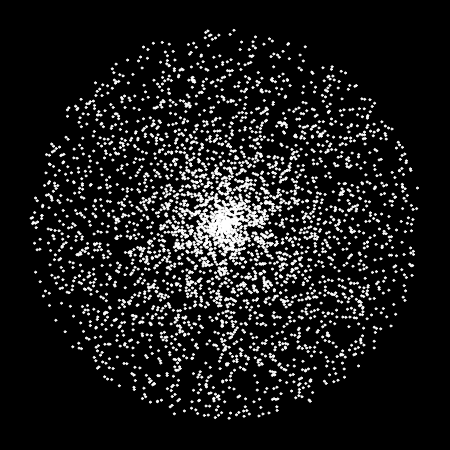
Frame 1 (no input)
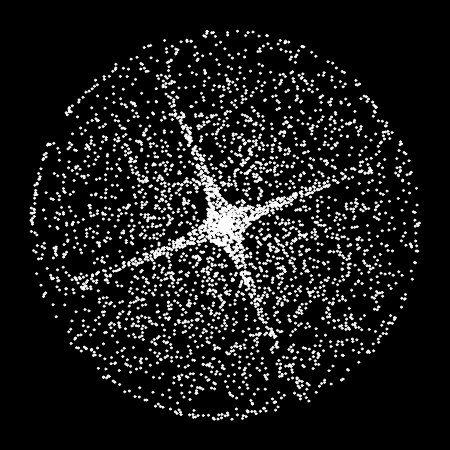
Frame 60 (no input)
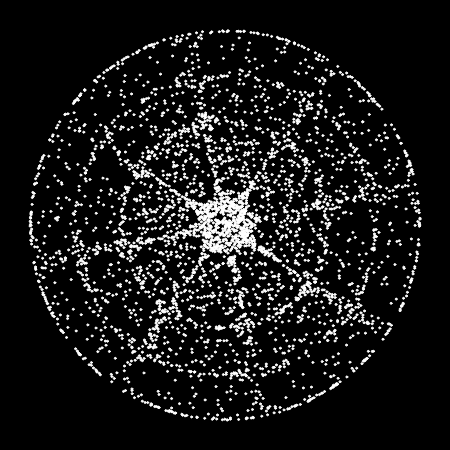
Frame 120 (the mouse pressed at the canvas centre since frame 60)

The p5.js sketch that drew these frames (run headless with seeded random() and noise() and a simulated clock; from frame 60 on, the mouse is pressed at the canvas centre):

// p5.js sketch
// ── sketch.js
/*

Chladni patterns in a Circular plate

Author: Juan Carlos Ponce Campuzano
Date: 20/Apr/2025
https://www.patreon.com/c/jcponce

For a circular plate with radius R the solution is given in terms of polar coordinates (r,theta) by

J_n(K * r) (C_1 * cos(n * theta) + C_2 * sin(n * theta))

Where J_n is the n'th order Bessel function. 
If the plate is fixed around the rim (eg: a
drum) then K = Z_{nm} / R, Z_{nm} is the 
m'th zero of the n'th order Bessel function. 
The term "Z_{nm} r / R" means the Bessel
function term goes to zero at the rim as
required by the constraint of the rim 
being fixed.

This simulation was made possible also 
thanks to Patt Vira's tutorial:
https://youtu.be/J-siGcsK2k8

And to Paul Bourke's article:
https://paulbourke.net/geometry/chladni/

Interaction: 
Press mouse to generate a new pattern

*/

let particles = [];
let num = 4000;
let n = 2; // angular mode
let m = 1; // radial mode
let R = 195; // radius of the circular plate
let threshold = 0.05;
let changePattern = false;
let firstRun = true;

let besselZeros = {
  0: [2.4048, 5.5201, 8.6537],
  1: [3.8317, 7.0156, 10.1735],
  2: [5.1356, 8.4172, 11.6198],
  3: [6.3802, 9.7610, 13.0152],
  4: [7.5883, 11.0647, 14.3725],
  5: [8.7715, 12.3386, 15.7002],
  6: [9.9361, 13.5893, 17.0038],
  7: [11.0864, 14.8213, 18.2883],
  8: [12.2251, 16.0378, 19.5576]
};

function setup() {
  createCanvas(450, 450);
  for (let i = 0; i < num; i++) {
    particles.push(new Particle());
  }
  
  cursor('pointer');
  //noCursor();
  
}

function draw() {
  background(0);

  if (changePattern && !firstRun) {
    randomPatterns();
    changePattern = false;
  }
  
  firstRun = false;

  for (let p of particles) {
    p.update();
    p.display();
  }
}

function mousePressed() {
  changePattern = true;
}

function randomPatterns() {
  let nOptions = Object.keys(besselZeros).map(k => int(k));
  n = random(nOptions);
  let mMax = besselZeros[n].length;
  m = floor(random(1, mMax + 1)); // 1-based

  changePattern = false;

  for (let p of particles) {
    p.velocity = p5.Vector.random2D().mult(random(2, 5));
  }
}

function besselJ(n, x) {
  let sum = 0;
  let kMax = 20;
  for (let k = 0; k < kMax; k++) {
    let num = Math.pow(-1, k) * Math.pow(x / 2, 2 * k + n);
    let denom = factorial(k) * factorial(k + n);
    sum += num / denom;
  }
  return sum;
}

function factorial(n) {
  if (n === 0 || n === 1) return 1;
  let result = 1;
  for (let i = 2; i <= n; i++) result *= i;
  return result;
}

function besselChladni(r, theta) {
  if (!besselZeros[n] || !besselZeros[n][m - 1]) return 0;

  let Znm = besselZeros[n][m - 1];
  let Kr = Znm * r / R;

  let radial = besselJ(n, Kr);
  let angular = cos(n * theta) + sin(n * theta); // choose any C1 and C2
  return radial * angular;
}



// ── particle.js
class Particle {
  constructor() {
    this.position = p5.Vector.random2D().mult(random(R)).add(width / 2, height / 2);
    this.velocity = p5.Vector.random2D();
    this.acceleration = createVector();
    this.maxSpeed = 2;
    this.maxForce = 0.1;
  }

  edges() {
    let d = dist(this.position.x, this.position.y, width / 2, height / 2);
    if (d > R) {
      let dir = p5.Vector.sub(this.position, createVector(width / 2, height / 2)).normalize().mult(R - 1);
      this.position = createVector(width / 2, height / 2).add(dir);
    }
  }

  seek() {
    let dx = this.position.x - width / 2;
    let dy = this.position.y - height / 2;
    let r = sqrt(dx * dx + dy * dy);
    let theta = atan2(dy, dx);
    let val = besselChladni(r, theta);

    let target = this.position.copy();
    if (abs(val) > threshold) {
      target.x += random(-3, 3);
      target.y += random(-3, 3);
    }

    let desired = p5.Vector.sub(target, this.position).setMag(this.maxSpeed);
    let steering = p5.Vector.sub(desired, this.velocity).limit(this.maxForce);
    return steering;
  }

  update() {
    this.edges();
    this.acceleration.add(this.seek());
    this.velocity.add(this.acceleration).limit(this.maxSpeed);
    this.position.add(this.velocity);
    this.acceleration.mult(0);
  }

  display() {
    stroke(255);
    circle(this.position.x, this.position.y, 2);
  }
}
